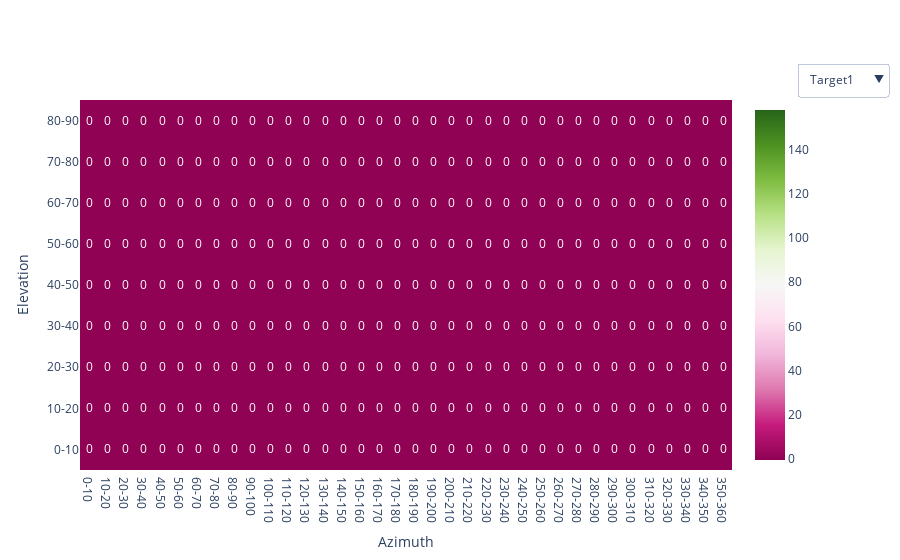
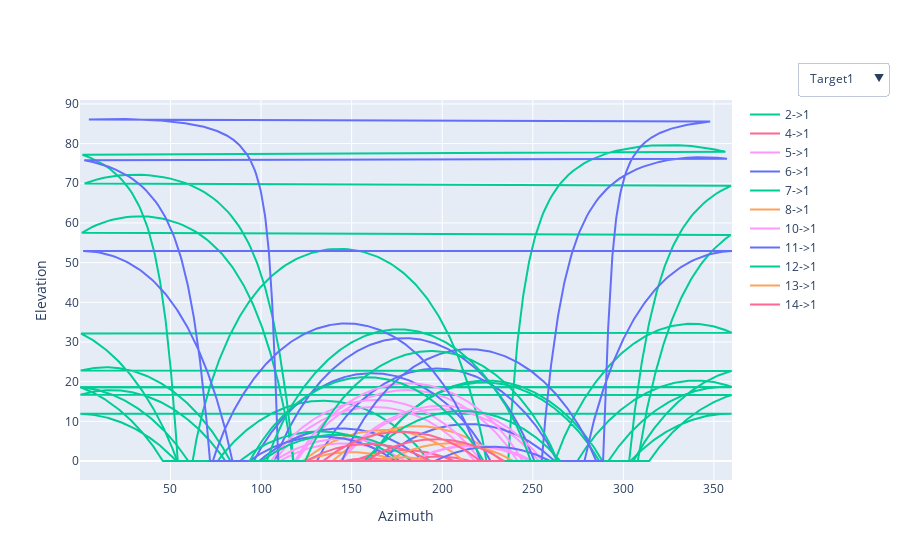
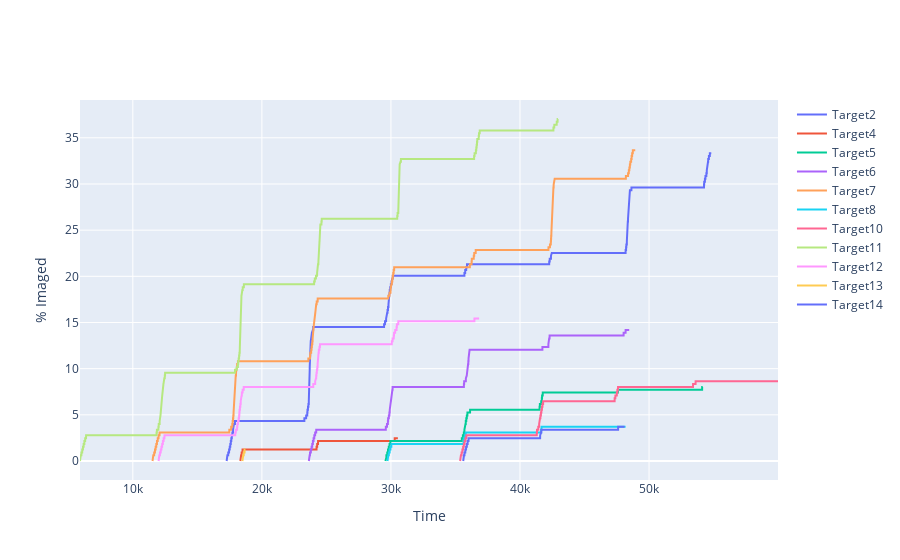

Notebook cell for these charts, in order:
### Code cell
# Visualization of Targets Azimuth and Elevation data (includes all satellites).

figs1 = []
figs2 = []
buttons1 = []
buttons2 = []

fig3 = go.Figure()

for t in range(len(stk_object.targets)):
    fig1 = px.imshow(stk_object.Azimuth_vs_Elevation[f"Target{t+1}"].transpose(), text_auto=True,
                labels=dict(x="Azimuth",y="Elevation", color="Total Frames Captured"),)
    figs1.append(fig1.data[0])
    for s in range(len(stk_object.satellites)):
        df = stk_object.AzEl_data[f'Target{t+1}->Satellite{s+1}']
        if type(df) != int:
            df['Azimuth'] = df['Azimuth'].astype(float)
            df['Elevation'] = df['Elevation'].astype(float)
            fig2 = go.Scatter(y=df['Elevation'],x=df['Azimuth'],name=f'{t+1}->{s+1}',mode='lines')
            figs2.append(fig2)
        else:
            figs2.append(go.Scatter(x=[],y=[]))

    if type(stk_object.time_sorted_data[f'Target{t+1}']) != int:
        df = pd.DataFrame(stk_object.time_sorted_data[f'Target{t+1}'])
        fig3.add_trace(go.Scatter(x=df['Time'],y=df['Percent Imaged'],name=f'Target{t+1}'))

    z1 = np.zeros(len(stk_object.targets),dtype=bool);z1[t]=1
    z2 = np.zeros(len(stk_object.targets)*len(stk_object.satellites),dtype=bool)
    # z2[len(stk_object.sensors)*t] = 1
    for s in range(len(stk_object.satellites)):
        z2[len(stk_object.satellites)*t+s]=1
    buttons1.append(dict(label=f"Target{t+1}",
                        method="restyle",
                        args=[{"visible": z1},]))
    buttons2.append(dict(label=f"Target{t+1}",
                        method="restyle",
                        args=[{"visible": z2},]))

fig1=go.Figure(figs1)
fig1.update_layout(xaxis_title="Azimuth", yaxis_title="Elevation",
    updatemenus=[
        dict(
            active=0,
            buttons=buttons1,
              x=1.1,
              xanchor="left",
              y=1.1,
              yanchor="top")])

fig2=go.Figure(figs2)
fig2.update_layout(xaxis_title="Azimuth", yaxis_title="Elevation",
    updatemenus=[
        dict(
            active=0,
            buttons=buttons2,
              x=1.1,
              xanchor="left",
              y=1.1,
              yanchor="top")])

fig3.update_layout(xaxis_title="Time", yaxis_title="% Imaged")

fig1.show()
fig2.show()
fig3.show()

# f1 = PlotlyViewer(fig1)
# f2 = PlotlyViewer(fig2)
# f3 = PlotlyViewer(fig3)

### Figure 1 — Plotly figure (JSON) as saved in the notebook; plotly's stock layout.template omitted (floating-point values rounded to 4 significant figures; data arrays with more than 128 entries replaced by an {"elided": "..."} marker saying what was removed)
{"data": [{"coloraxis": "coloraxis", "hovertemplate": "Azimuth: %{x}<br>Elevation: %{y}<br>Total Frames Captured: %{z}<extra></extra>", "name": "0", "texttemplate": "%{z}", "type": "heatmap", "x": ["0-10", "10-20", "20-30", "30-40", "40-50", "50-60", "60-70", "70-80", "80-90", "90-100", "100-110", "110-120", "120-130", "130-140", "140-150", "150-160", "160-170", "170-180", "180-190", "190-200", "200-210", "210-220", "220-230", "230-240", "240-250", "250-260", "260-270", "270-280", "280-290", "290-300", "300-310", "310-320", "320-330", "330-340", "340-350", "350-360"], "xaxis": "x", "y": ["0-10", "10-20", "20-30", "30-40", "40-50", "50-60", "60-70", "70-80", "80-90"], "yaxis": "y", "z": {"elided": "9x36 int values"}}, {"coloraxis": "coloraxis", "hovertemplate": "Azimuth: %{x}<br>Elevation: %{y}<br>Total Frames Captured: %{z}<extra></extra>", "name": "0", "texttemplate": "%{z}", "type": "heatmap", "x": ["0-10", "10-20", "20-30", "30-40", "40-50", "50-60", "60-70", "70-80", "80-90", "90-100", "100-110", "110-120", "120-130", "130-140", "140-150", "150-160", "160-170", "170-180", "180-190", "190-200", "200-210", "210-220", "220-230", "230-240", "240-250", "250-260", "260-270", "270-280", "280-290", "290-300", "300-310", "310-320", "320-330", "330-340", "340-350", "350-360"], "xaxis": "x", "y": ["0-10", "10-20", "20-30", "30-40", "40-50", "50-60", "60-70", "70-80", "80-90"], "yaxis": "y", "z": {"elided": "9x36 int values"}}, {"coloraxis": "coloraxis", "hovertemplate": "Azimuth: %{x}<br>Elevation: %{y}<br>Total Frames Captured: %{z}<extra></extra>", "name": "0", "texttemplate": "%{z}", "type": "heatmap", "x": ["0-10", "10-20", "20-30", "30-40", "40-50", "50-60", "60-70", "70-80", "80-90", "90-100", "100-110", "110-120", "120-130", "130-140", "140-150", "150-160", "160-170", "170-180", "180-190", "190-200", "200-210", "210-220", "220-230", "230-240", "240-250", "250-260", "260-270", "270-280", "280-290", "290-300", "300-310", "310-320", "320-330", "330-340", "340-350", "350-360"], "xaxis": "x", "y": ["0-10", "10-20", "20-30", "30-40", "40-50", "50-60", "60-70", "70-80", "80-90"], "yaxis": "y", "z": {"elided": "9x36 int values"}}, {"coloraxis": "coloraxis", "hovertemplate": "Azimuth: %{x}<br>Elevation: %{y}<br>Total Frames Captured: %{z}<extra></extra>", "name": "0", "texttemplate": "%{z}", "type": "heatmap", "x": ["0-10", "10-20", "20-30", "30-40", "40-50", "50-60", "60-70", "70-80", "80-90", "90-100", "100-110", "110-120", "120-130", "130-140", "140-150", "150-160", "160-170", "170-180", "180-190", "190-200", "200-210", "210-220", "220-230", "230-240", "240-250", "250-260", "260-270", "270-280", "280-290", "290-300", "300-310", "310-320", "320-330", "330-340", "340-350", "350-360"], "xaxis": "x", "y": ["0-10", "10-20", "20-30", "30-40", "40-50", "50-60", "60-70", "70-80", "80-90"], "yaxis": "y", "z": {"elided": "9x36 int values"}}, {"coloraxis": "coloraxis", "hovertemplate": "Azimuth: %{x}<br>Elevation: %{y}<br>Total Frames Captured: %{z}<extra></extra>", "name": "0", "texttemplate": "%{z}", "type": "heatmap", "x": ["0-10", "10-20", "20-30", "30-40", "40-50", "50-60", "60-70", "70-80", "80-90", "90-100", "100-110", "110-120", "120-130", "130-140", "140-150", "150-160", "160-170", "170-180", "180-190", "190-200", "200-210", "210-220", "220-230", "230-240", "240-250", "250-260", "260-270", "270-280", "280-290", "290-300", "300-310", "310-320", "320-330", "330-340", "340-350", "350-360"], "xaxis": "x", "y": ["0-10", "10-20", "20-30", "30-40", "40-50", "50-60", "60-70", "70-80", "80-90"], "yaxis": "y", "z": {"elided": "9x36 int values"}}, {"coloraxis": "coloraxis", "hovertemplate": "Azimuth: %{x}<br>Elevation: %{y}<br>Total Frames Captured: %{z}<extra></extra>", "name": "0", "texttemplate": "%{z}", "type": "heatmap", "x": ["0-10", "10-20", "20-30", "30-40", "40-50", "50-60", "60-70", "70-80", "80-90", "90-100", "100-110", "110-120", "120-130", "130-140", "140-150", "150-160", "160-170", "170-180", "180-190", "190-200", "200-210", "210-220", "220-230", "230-240", "240-250", "250-260", "260-270", "270-280", "280-290", "290-300", "300-310", "310-320", "320-330", "330-340", "340-350", "350-360"], "xaxis": "x", "y": ["0-10", "10-20", "20-30", "30-40", "40-50", "50-60", "60-70", "70-80", "80-90"], "yaxis": "y", "z": {"elided": "9x36 int values"}}, {"coloraxis": "coloraxis", "hovertemplate": "Azimuth: %{x}<br>Elevation: %{y}<br>Total Frames Captured: %{z}<extra></extra>", "name": "0", "texttemplate": "%{z}", "type": "heatmap", "x": ["0-10", "10-20", "20-30", "30-40", "40-50", "50-60", "60-70", "70-80", "80-90", "90-100", "100-110", "110-120", "120-130", "130-140", "140-150", "150-160", "160-170", "170-180", "180-190", "190-200", "200-210", "210-220", "220-230", "230-240", "240-250", "250-260", "260-270", "270-280", "280-290", "290-300", "300-310", "310-320", "320-330", "330-340", "340-350", "350-360"], "xaxis": "x", "y": ["0-10", "10-20", "20-30", "30-40", "40-50", "50-60", "60-70", "70-80", "80-90"], "yaxis": "y", "z": {"elided": "9x36 int values"}}, {"coloraxis": "coloraxis", "hovertemplate": "Azimuth: %{x}<br>Elevation: %{y}<br>Total Frames Captured: %{z}<extra></extra>", "name": "0", "texttemplate": "%{z}", "type": "heatmap", "x": ["0-10", "10-20", "20-30", "30-40", "40-50", "50-60", "60-70", "70-80", "80-90", "90-100", "100-110", "110-120", "120-130", "130-140", "140-150", "150-160", "160-170", "170-180", "180-190", "190-200", "200-210", "210-220", "220-230", "230-240", "240-250", "250-260", "260-270", "270-280", "280-290", "290-300", "300-310", "310-320", "320-330", "330-340", "340-350", "350-360"], "xaxis": "x", "y": ["0-10", "10-20", "20-30", "30-40", "40-50", "50-60", "60-70", "70-80", "80-90"], "yaxis": "y", "z": {"elided": "9x36 int values"}}, {"coloraxis": "coloraxis", "hovertemplate": "Azimuth: %{x}<br>Elevation: %{y}<br>Total Frames Captured: %{z}<extra></extra>", "name": "0", "texttemplate": "%{z}", "type": "heatmap", "x": ["0-10", "10-20", "20-30", "30-40", "40-50", "50-60", "60-70", "70-80", "80-90", "90-100", "100-110", "110-120", "120-130", "130-140", "140-150", "150-160", "160-170", "170-180", "180-190", "190-200", "200-210", "210-220", "220-230", "230-240", "240-250", "250-260", "260-270", "270-280", "280-290", "290-300", "300-310", "310-320", "320-330", "330-340", "340-350", "350-360"], "xaxis": "x", "y": ["0-10", "10-20", "20-30", "30-40", "40-50", "50-60", "60-70", "70-80", "80-90"], "yaxis": "y", "z": {"elided": "9x36 int values"}}, {"coloraxis": "coloraxis", "hovertemplate": "Azimuth: %{x}<br>Elevation: %{y}<br>Total Frames Captured: %{z}<extra></extra>", "name": "0", "texttemplate": "%{z}", "type": "heatmap", "x": ["0-10", "10-20", "20-30", "30-40", "40-50", "50-60", "60-70", "70-80", "80-90", "90-100", "100-110", "110-120", "120-130", "130-140", "140-150", "150-160", "160-170", "170-180", "180-190", "190-200", "200-210", "210-220", "220-230", "230-240", "240-250", "250-260", "260-270", "270-280", "280-290", "290-300", "300-310", "310-320", "320-330", "330-340", "340-350", "350-360"], "xaxis": "x", "y": ["0-10", "10-20", "20-30", "30-40", "40-50", "50-60", "60-70", "70-80", "80-90"], "yaxis": "y", "z": {"elided": "9x36 int values"}}, {"coloraxis": "coloraxis", "hovertemplate": "Azimuth: %{x}<br>Elevation: %{y}<br>Total Frames Captured: %{z}<extra></extra>", "name": "0", "texttemplate": "%{z}", "type": "heatmap", "x": ["0-10", "10-20", "20-30", "30-40", "40-50", "50-60", "60-70", "70-80", "80-90", "90-100", "100-110", "110-120", "120-130", "130-140", "140-150", "150-160", "160-170", "170-180", "180-190", "190-200", "200-210", "210-220", "220-230", "230-240", "240-250", "250-260", "260-270", "270-280", "280-290", "290-300", "300-310", "310-320", "320-330", "330-340", "340-350", "350-360"], "xaxis": "x", "y": ["0-10", "10-20", "20-30", "30-40", "40-50", "50-60", "60-70", "70-80", "80-90"], "yaxis": "y", "z": {"elided": "9x36 int values"}}, {"coloraxis": "coloraxis", "hovertemplate": "Azimuth: %{x}<br>Elevation: %{y}<br>Total Frames Captured: %{z}<extra></extra>", "name": "0", "texttemplate": "%{z}", "type": "heatmap", "x": ["0-10", "10-20", "20-30", "30-40", "40-50", "50-60", "60-70", "70-80", "80-90", "90-100", "100-110", "110-120", "120-130", "130-140", "140-150", "150-160", "160-170", "170-180", "180-190", "190-200", "200-210", "210-220", "220-230", "230-240", "240-250", "250-260", "260-270", "270-280", "280-290", "290-300", "300-310", "310-320", "320-330", "330-340", "340-350", "350-360"], "xaxis": "x", "y": ["0-10", "10-20", "20-30", "30-40", "40-50", "50-60", "60-70", "70-80", "80-90"], "yaxis": "y", "z": {"elided": "9x36 int values"}}, {"coloraxis": "coloraxis", "hovertemplate": "Azimuth: %{x}<br>Elevation: %{y}<br>Total Frames Captured: %{z}<extra></extra>", "name": "0", "texttemplate": "%{z}", "type": "heatmap", "x": ["0-10", "10-20", "20-30", "30-40", "40-50", "50-60", "60-70", "70-80", "80-90", "90-100", "100-110", "110-120", "120-130", "130-140", "140-150", "150-160", "160-170", "170-180", "180-190", "190-200", "200-210", "210-220", "220-230", "230-240", "240-250", "250-260", "260-270", "270-280", "280-290", "290-300", "300-310", "310-320", "320-330", "330-340", "340-350", "350-360"], "xaxis": "x", "y": ["0-10", "10-20", "20-30", "30-40", "40-50", "50-60", "60-70", "70-80", "80-90"], "yaxis": "y", "z": {"elided": "9x36 int values"}}, {"coloraxis": "coloraxis", "hovertemplate": "Azimuth: %{x}<br>Elevation: %{y}<br>Total Frames Captured: %{z}<extra></extra>", "name": "0", "texttemplate": "%{z}", "type": "heatmap", "x": ["0-10", "10-20", "20-30", "30-40", "40-50", "50-60", "60-70", "70-80", "80-90", "90-100", "100-110", "110-120", "120-130", "130-140", "140-150", "150-160", "160-170", "170-180", "180-190", "190-200", "200-210", "210-220", "220-230", "230-240", "240-250", "250-260", "260-270", "270-280", "280-290", "290-300", "300-310", "310-320", "320-330", "330-340", "340-350", "350-360"], "xaxis": "x", "y": ["0-10", "10-20", "20-30", "30-40", "40-50", "50-60", "60-70", "70-80", "80-90"], "yaxis": "y", "z": {"elided": "9x36 int values"}}, {"coloraxis": "coloraxis", "hovertemplate": "Azimuth: %{x}<br>Elevation: %{y}<br>Total Frames Captured: %{z}<extra></extra>", "name": "0", "texttemplate": "%{z}", "type": "heatmap", "x": ["0-10", "10-20", "20-30", "30-40", "40-50", "50-60", "60-70", "70-80", "80-90", "90-100", "100-110", "110-120", "120-130", "130-140", "140-150", "150-160", "160-170", "170-180", "180-190", "190-200", "200-210", "210-220", "220-230", "230-240", "240-250", "250-260", "260-270", "270-280", "280-290", "290-300", "300-310", "310-320", "320-330", "330-340", "340-350", "350-360"], "xaxis": "x", "y": ["0-10", "10-20", "20-30", "30-40", "40-50", "50-60", "60-70", "70-80", "80-90"], "yaxis": "y", "z": {"elided": "9x36 int values"}}], "layout": {"updatemenus": [{"active": 0, "buttons": [{"args": [{"visible": [true, false, false, false, false, false, false, false, false, false, false, false, false, false, false]}], "label": "Target1", "method": "restyle"}, {"args": [{"visible": [false, true, false, false, false, false, false, false, false, false, false, false, false, false, false]}], "label": "Target2", "method": "restyle"}, {"args": [{"visible": [false, false, true, false, false, false, false, false, false, false, false, false, false, false, false]}], "label": "Target3", "method": "restyle"}, {"args": [{"visible": [false, false, false, true, false, false, false, false, false, false, false, false, false, false, false]}], "label": "Target4", "method": "restyle"}, {"args": [{"visible": [false, false, false, false, true, false, false, false, false, false, false, false, false, false, false]}], "label": "Target5", "method": "restyle"}, {"args": [{"visible": [false, false, false, false, false, true, false, false, false, false, false, false, false, false, false]}], "label": "Target6", "method": "restyle"}, {"args": [{"visible": [false, false, false, false, false, false, true, false, false, false, false, false, false, false, false]}], "label": "Target7", "method": "restyle"}, {"args": [{"visible": [false, false, false, false, false, false, false, true, false, false, false, false, false, false, false]}], "label": "Target8", "method": "restyle"}, {"args": [{"visible": [false, false, false, false, false, false, false, false, true, false, false, false, false, false, false]}], "label": "Target9", "method": "restyle"}, {"args": [{"visible": [false, false, false, false, false, false, false, false, false, true, false, false, false, false, false]}], "label": "Target10", "method": "restyle"}, {"args": [{"visible": [false, false, false, false, false, false, false, false, false, false, true, false, false, false, false]}], "label": "Target11", "method": "restyle"}, {"args": [{"visible": [false, false, false, false, false, false, false, false, false, false, false, true, false, false, false]}], "label": "Target12", "method": "restyle"}, {"args": [{"visible": [false, false, false, false, false, false, false, false, false, false, false, false, true, false, false]}], "label": "Target13", "method": "restyle"}, {"args": [{"visible": [false, false, false, false, false, false, false, false, false, false, false, false, false, true, false]}], "label": "Target14", "method": "restyle"}, {"args": [{"visible": [false, false, false, false, false, false, false, false, false, false, false, false, false, false, true]}], "label": "Target15", "method": "restyle"}], "x": 1.1, "xanchor": "left", "y": 1.1, "yanchor": "top"}], "xaxis": {"title": {"text": "Azimuth"}}, "yaxis": {"title": {"text": "Elevation"}}}}

### Figure 2 — Plotly figure (JSON) as saved in the notebook; plotly's stock layout.template omitted (floating-point values rounded to 4 significant figures; data arrays with more than 128 entries replaced by an {"elided": "..."} marker saying what was removed)
{"data": [{"type": "scatter", "x": [], "y": []}, {"type": "scatter", "x": [], "y": []}, {"mode": "lines", "name": "2->1", "type": "scatter", "x": {"elided": "2611 float values"}, "y": {"elided": "2611 float values"}}, {"type": "scatter", "x": [], "y": []}, {"type": "scatter", "x": [], "y": []}, {"type": "scatter", "x": [], "y": []}, {"mode": "lines", "name": "4->1", "type": "scatter", "x": {"elided": "414 float values"}, "y": {"elided": "414 float values"}}, {"type": "scatter", "x": [], "y": []}, {"mode": "lines", "name": "5->1", "type": "scatter", "x": {"elided": "1478 float values"}, "y": {"elided": "1478 float values"}}, {"type": "scatter", "x": [], "y": []}, {"mode": "lines", "name": "6->1", "type": "scatter", "x": {"elided": "1737 float values"}, "y": {"elided": "1737 float values"}}, {"type": "scatter", "x": [], "y": []}, {"mode": "lines", "name": "7->1", "type": "scatter", "x": {"elided": "2611 float values"}, "y": {"elided": "2611 float values"}}, {"type": "scatter", "x": [], "y": []}, {"mode": "lines", "name": "8->1", "type": "scatter", "x": {"elided": "985 float values"}, "y": {"elided": "985 float values"}}, {"type": "scatter", "x": [], "y": []}, {"type": "scatter", "x": [], "y": []}, {"type": "scatter", "x": [], "y": []}, {"mode": "lines", "name": "10->1", "type": "scatter", "x": {"elided": "1529 float values"}, "y": {"elided": "1529 float values"}}, {"type": "scatter", "x": [], "y": []}, {"mode": "lines", "name": "11->1", "type": "scatter", "x": {"elided": "2496 float values"}, "y": {"elided": "2496 float values"}}, {"type": "scatter", "x": [], "y": []}, {"mode": "lines", "name": "12->1", "type": "scatter", "x": {"elided": "1751 float values"}, "y": {"elided": "1751 float values"}}, {"type": "scatter", "x": [], "y": []}, {"mode": "lines", "name": "13->1", "type": "scatter", "x": [194.5, 194.2, 194.0, 193.7, 193.4, 193.1, 192.9, 192.6, 192.3, 192.0, 191.7, 191.5, 191.2, 190.9, 190.6, 190.3, 190.0, 189.7, 189.5, 189.2, 188.9, 188.6, 188.3, 188.0, 187.7, 187.4, 187.2, 186.9, 186.6, 186.3, 186.0, 185.7, 185.4, 185.1, 184.8, 184.5, 184.2, 183.9, 183.6, 183.3, 183.1, 182.8, 182.5, 182.2, 181.9, 181.6, 181.3, 181.0, 180.7, 180.4, 180.1, 179.8, 179.5, 179.2, 178.9, 178.6, 178.3, 178.0, 177.7, 177.4, 177.1, 176.8, 176.5, 176.2, 175.9, 175.6, 175.3, 175.0, 174.8, 174.5, 174.2, 173.9, 173.6, 173.3, 173.0, 172.7, 172.4, 172.1, 171.8, 171.5, 171.2, 170.9, 170.6, 170.3, 170.0, 169.8, 169.5, 169.2, 168.9, 168.6, 168.3, 168.0, 167.7, 167.4, 167.1, 166.9, 166.6, 166.3, 166.0, 165.7, 165.4, 165.1, 164.9, 164.6, 164.3, 164.0, 163.7, 163.5, 163.2, 162.9, 162.6, 162.3, 162.1, 161.8, 161.6], "y": [4.194e-05, 0.02457, 0.05576, 0.08647, 0.1167, 0.1464, 0.1756, 0.2043, 0.2326, 0.2603, 0.2875, 0.3141, 0.3403, 0.3659, 0.391, 0.4156, 0.4396, 0.4631, 0.4861, 0.5085, 0.5304, 0.5517, 0.5725, 0.5927, 0.6124, 0.6315, 0.6501, 0.6681, 0.6855, 0.7023, 0.7186, 0.7343, 0.7494, 0.764, 0.7779, 0.7913, 0.8041, 0.8163, 0.8279, 0.8389, 0.8494, 0.8592, 0.8685, 0.8771, 0.8852, 0.8927, 0.8995, 0.9058, 0.9114, 0.9165, 0.9209, 0.9248, 0.928, 0.9307, 0.9327, 0.9341, 0.935, 0.9352, 0.9348, 0.9338, 0.9322, 0.93, 0.9272, 0.9238, 0.9198, 0.9152, 0.9099, 0.9041, 0.8977, 0.8907, 0.883, 0.8748, 0.866, 0.8566, 0.8466, 0.836, 0.8248, 0.813, 0.8006, 0.7877, 0.7742, 0.76, 0.7453, 0.7301, 0.7142, 0.6978, 0.6808, 0.6632, 0.6451, 0.6264, 0.6071, 0.5873, 0.5669, 0.546, 0.5245, 0.5025, 0.4799, 0.4568, 0.4331, 0.4089, 0.3842, 0.359, 0.3332, 0.3069, 0.2801, 0.2528, 0.2249, 0.1966, 0.1677, 0.1384, 0.1085, 0.07816, 0.04732, 0.01599, 1.595e-06]}, {"type": "scatter", "x": [], "y": []}, {"mode": "lines", "name": "14->1", "type": "scatter", "x": {"elided": "759 float values"}, "y": {"elided": "759 float values"}}, {"type": "scatter", "x": [], "y": []}, {"type": "scatter", "x": [], "y": []}, {"type": "scatter", "x": [], "y": []}], "layout": {"updatemenus": [{"active": 0, "buttons": [{"args": [{"visible": [true, true, false, false, false, false, false, false, false, false, false, false, false, false, false, false, false, false, false, false, false, false, false, false, false, false, false, false, false, false]}], "label": "Target1", "method": "restyle"}, {"args": [{"visible": [false, false, true, true, false, false, false, false, false, false, false, false, false, false, false, false, false, false, false, false, false, false, false, false, false, false, false, false, false, false]}], "label": "Target2", "method": "restyle"}, {"args": [{"visible": [false, false, false, false, true, true, false, false, false, false, false, false, false, false, false, false, false, false, false, false, false, false, false, false, false, false, false, false, false, false]}], "label": "Target3", "method": "restyle"}, {"args": [{"visible": [false, false, false, false, false, false, true, true, false, false, false, false, false, false, false, false, false, false, false, false, false, false, false, false, false, false, false, false, false, false]}], "label": "Target4", "method": "restyle"}, {"args": [{"visible": [false, false, false, false, false, false, false, false, true, true, false, false, false, false, false, false, false, false, false, false, false, false, false, false, false, false, false, false, false, false]}], "label": "Target5", "method": "restyle"}, {"args": [{"visible": [false, false, false, false, false, false, false, false, false, false, true, true, false, false, false, false, false, false, false, false, false, false, false, false, false, false, false, false, false, false]}], "label": "Target6", "method": "restyle"}, {"args": [{"visible": [false, false, false, false, false, false, false, false, false, false, false, false, true, true, false, false, false, false, false, false, false, false, false, false, false, false, false, false, false, false]}], "label": "Target7", "method": "restyle"}, {"args": [{"visible": [false, false, false, false, false, false, false, false, false, false, false, false, false, false, true, true, false, false, false, false, false, false, false, false, false, false, false, false, false, false]}], "label": "Target8", "method": "restyle"}, {"args": [{"visible": [false, false, false, false, false, false, false, false, false, false, false, false, false, false, false, false, true, true, false, false, false, false, false, false, false, false, false, false, false, false]}], "label": "Target9", "method": "restyle"}, {"args": [{"visible": [false, false, false, false, false, false, false, false, false, false, false, false, false, false, false, false, false, false, true, true, false, false, false, false, false, false, false, false, false, false]}], "label": "Target10", "method": "restyle"}, {"args": [{"visible": [false, false, false, false, false, false, false, false, false, false, false, false, false, false, false, false, false, false, false, false, true, true, false, false, false, false, false, false, false, false]}], "label": "Target11", "method": "restyle"}, {"args": [{"visible": [false, false, false, false, false, false, false, false, false, false, false, false, false, false, false, false, false, false, false, false, false, false, true, true, false, false, false, false, false, false]}], "label": "Target12", "method": "restyle"}, {"args": [{"visible": [false, false, false, false, false, false, false, false, false, false, false, false, false, false, false, false, false, false, false, false, false, false, false, false, true, true, false, false, false, false]}], "label": "Target13", "method": "restyle"}, {"args": [{"visible": [false, false, false, false, false, false, false, false, false, false, false, false, false, false, false, false, false, false, false, false, false, false, false, false, false, false, true, true, false, false]}], "label": "Target14", "method": "restyle"}, {"args": [{"visible": [false, false, false, false, false, false, false, false, false, false, false, false, false, false, false, false, false, false, false, false, false, false, false, false, false, false, false, false, true, true]}], "label": "Target15", "method": "restyle"}], "x": 1.1, "xanchor": "left", "y": 1.1, "yanchor": "top"}], "xaxis": {"title": {"text": "Azimuth"}}, "yaxis": {"title": {"text": "Elevation"}}}}

### Figure 3 — Plotly figure (JSON) as saved in the notebook; plotly's stock layout.template omitted (floating-point values rounded to 4 significant figures; data arrays with more than 128 entries replaced by an {"elided": "..."} marker saying what was removed)
{"data": [{"name": "Target2", "type": "scatter", "x": {"elided": "2611 float values"}, "y": {"elided": "2611 float values"}}, {"name": "Target4", "type": "scatter", "x": {"elided": "414 float values"}, "y": {"elided": "414 float values"}}, {"name": "Target5", "type": "scatter", "x": {"elided": "1478 float values"}, "y": {"elided": "1478 float values"}}, {"name": "Target6", "type": "scatter", "x": {"elided": "1737 float values"}, "y": {"elided": "1737 float values"}}, {"name": "Target7", "type": "scatter", "x": {"elided": "2611 float values"}, "y": {"elided": "2611 float values"}}, {"name": "Target8", "type": "scatter", "x": {"elided": "985 float values"}, "y": {"elided": "985 float values"}}, {"name": "Target10", "type": "scatter", "x": {"elided": "1529 float values"}, "y": {"elided": "1529 float values"}}, {"name": "Target11", "type": "scatter", "x": {"elided": "2496 float values"}, "y": {"elided": "2496 float values"}}, {"name": "Target12", "type": "scatter", "x": {"elided": "1751 float values"}, "y": {"elided": "1751 float values"}}, {"name": "Target13", "type": "scatter", "x": [18490.0, 18492, 18494, 18496, 18498, 18500, 18502, 18504, 18506, 18508, 18510, 18512, 18514, 18516, 18518, 18520, 18522, 18524, 18526, 18528, 18530, 18532, 18534, 18536, 18538, 18540, 18542, 18544, 18546, 18548, 18550, 18552, 18554, 18556, 18558, 18560, 18562, 18564, 18566, 18568, 18570, 18572, 18574, 18576, 18578, 18580, 18582, 18584, 18586, 18588, 18590, 18592, 18594, 18596, 18598, 18600, 18602, 18604, 18606, 18608, 18610, 18612, 18614, 18616, 18618, 18620, 18622, 18624, 18626, 18628, 18630, 18632, 18634, 18636, 18638, 18640, 18642, 18644, 18646, 18648, 18650, 18652, 18654, 18656, 18658, 18660, 18662, 18664, 18666, 18668, 18670, 18672, 18674, 18676, 18678, 18680, 18682, 18684, 18686, 18688, 18690, 18692, 18694, 18696, 18698, 18700, 18702, 18704, 18706, 18708, 18710, 18712, 18714, 18716, 18720.0], "y": [0, 0.3086, 0.3086, 0.3086, 0.3086, 0.3086, 0.3086, 0.3086, 0.3086, 0.3086, 0.3086, 0.3086, 0.3086, 0.3086, 0.3086, 0.3086, 0.3086, 0.3086, 0.6173, 0.6173, 0.6173, 0.6173, 0.6173, 0.6173, 0.6173, 0.6173, 0.6173, 0.6173, 0.6173, 0.6173, 0.6173, 0.6173, 0.6173, 0.6173, 0.6173, 0.6173, 0.6173, 0.6173, 0.6173, 0.6173, 0.6173, 0.6173, 0.6173, 0.6173, 0.6173, 0.6173, 0.6173, 0.6173, 0.6173, 0.6173, 0.6173, 0.6173, 0.9259, 0.9259, 0.9259, 0.9259, 0.9259, 0.9259, 0.9259, 0.9259, 0.9259, 0.9259, 0.9259, 0.9259, 0.9259, 0.9259, 0.9259, 0.9259, 0.9259, 0.9259, 0.9259, 0.9259, 0.9259, 0.9259, 0.9259, 0.9259, 0.9259, 0.9259, 0.9259, 0.9259, 0.9259, 0.9259, 0.9259, 0.9259, 0.9259, 0.9259, 1.235, 1.235, 1.235, 1.235, 1.235, 1.235, 1.235, 1.235, 1.235, 1.235, 1.235, 1.235, 1.235, 1.235, 1.235, 1.235, 1.235, 1.235, 1.235, 1.235, 1.235, 1.235, 1.235, 1.235, 1.235, 1.235, 1.235, 1.235, 1.235]}, {"name": "Target14", "type": "scatter", "x": {"elided": "759 float values"}, "y": {"elided": "759 float values"}}], "layout": {"xaxis": {"title": {"text": "Time"}}, "yaxis": {"title": {"text": "% Imaged"}}}}
